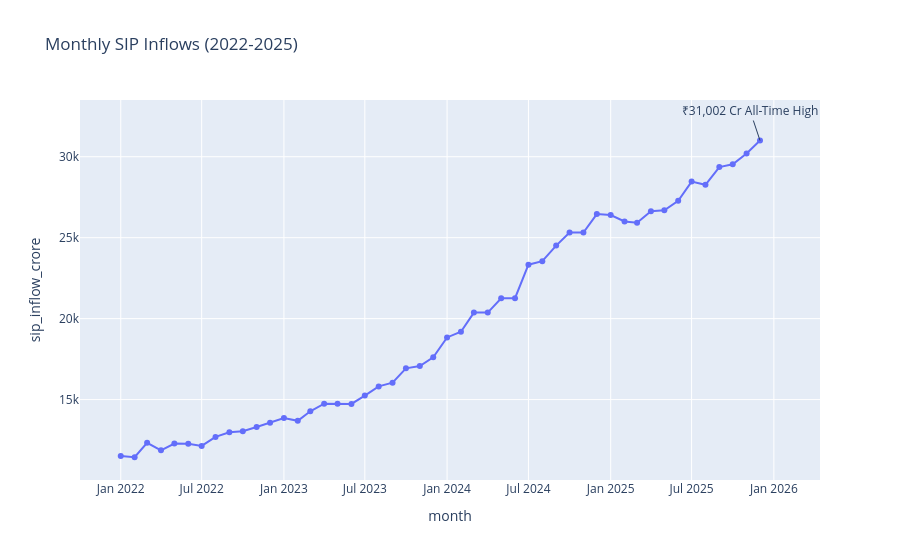

Write notebook code for a chart like this one.
### Code cell
fig = px.line(
    sip,
    x="month",
    y="sip_inflow_crore",
    markers=True,
    title="Monthly SIP Inflows (2022-2025)"
)

fig.add_annotation(
    x=sip["month"].iloc[-1],
    y=sip["sip_inflow_crore"].max(),
    text="₹31,002 Cr All-Time High",
    showarrow=True
)

fig.show()
